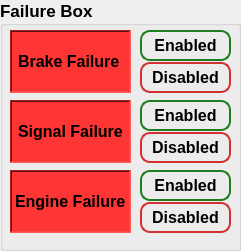
   <widget class="QGroupBox" name="FailureBox">
    <property name="geometry">
     <rect>
      <x>10</x>
      <y>140</y>
      <width>241</width>
      <height>251</height>
     </rect>
    </property>
    <property name="font">
     <font>
      <pointsize>13</pointsize>
      <weight>75</weight>
      <bold>true</bold>
     </font>
    </property>
    <property name="autoFillBackground">
     <bool>true</bool>
    </property>
    <property name="styleSheet">
     <string notr="true"/>
    </property>
    <property name="title">
     <string>Failure Box</string>
    </property>
    <property name="flat">
     <bool>false</bool>
    </property>
    <widget class="QLabel" name="FailBrake">
     <property name="geometry">
      <rect>
       <x>10</x>
       <y>30</y>
       <width>121</width>
       <height>63</height>
      </rect>
     </property>
     <property name="font">
      <font>
       <pointsize>12</pointsize>
       <weight>75</weight>
       <bold>true</bold>
      </font>
     </property>
     <property name="styleSheet">
      <string notr="true">background-color: rgb(254, 53, 53);</string>
     </property>
     <property name="frameShape">
      <enum>QFrame::WinPanel</enum>
     </property>
     <property name="frameShadow">
      <enum>QFrame::Sunken</enum>
     </property>
     <property name="text">
      <string>Brake Failure</string>
     </property>
     <property name="indent">
      <number>6</number>
     </property>
    </widget>
    <widget class="QPushButton" name="Enabled1">
     <property name="geometry">
      <rect>
       <x>140</x>
       <y>30</y>
       <width>91</width>
       <height>31</height>
      </rect>
     </property>
     <property name="font">
      <font>
       <pointsize>-1</pointsize>
       <weight>75</weight>
       <bold>true</bold>
      </font>
     </property>
     <property name="styleSheet">
      <string notr="true">QPushButton {
    background: qlineargradient(spread:pad, x1:0.3, y1:0.3, x2:1, y2:1, 
                                stop:0 #6eff66, stop:1 #1e7d1e); /* Light-to-dark green */
    color: black;
    font-size: 16px;
    font-weight: bold;
    border: 2px solid #1e7d1e;
    border-radius: 10px;
    padding: 6px;
    box-shadow: 5px 5px 10px rgba(0, 0, 0, 0.5); /* Raised effect */
    transition: background 0.3s ease;
}

QPushButton:pressed {
    background: qlineargradient(spread:pad, x1:0.3, y1:0.3, x2:1, y2:1, 
                                stop:0 #00cc00, stop:1 #006600); /* Darker green when pressed */
    border: 2px solid #004d00;
    box-shadow: 2px 2px 5px rgba(0, 0, 0, 0.7); /* Shadow appears inset when pressed */
}
</string>
     </property>
     <property name="text">
      <string>Enabled</string>
     </property>
     <property name="flat">
      <bool>false</bool>
     </property>
    </widget>
    <widget class="QPushButton" name="Disabled1">
     <property name="geometry">
      <rect>
       <x>140</x>
       <y>62</y>
       <width>91</width>
       <height>31</height>
      </rect>
     </property>
     <property name="font">
      <font>
       <pointsize>-1</pointsize>
       <weight>75</weight>
       <bold>true</bold>
       <strikeout>false</strikeout>
      </font>
     </property>
     <property name="styleSheet">
      <string notr="true">QPushButton {
    background: qlineargradient(spread:pad, x1:0.3, y1:0.3, x2:1, y2:1, 
                                stop:0 #ff6a6c, stop:1 #d33032); /* Light-to-dark red */
    color: black;
    font-size: 16px;
    font-weight: bold;
    border: 2px solid #d33032;
    border-radius: 10px;
    padding: 6px;
    box-shadow: 5px 5px 10px rgba(0, 0, 0, 0.5); /* Raised effect */
    transition: background 0.3s ease;
}

QPushButton:pressed {
    background: qlineargradient(spread:pad, x1:0.3, y1:0.3, x2:1, y2:1, 
                                stop:0 #e84547, stop:1 #9c1e1f); /* Darker red when pressed */
    border: 2px solid #7a1c1d;
    box-shadow: 2px 2px 5px rgba(0, 0, 0, 0.7); /* Shadow appears inset when pressed */
}
</string>
     </property>
     <property name="text">
      <string>Disabled</string>
     </property>
     <property name="default">
      <bool>false</bool>
     </property>
     <property name="flat">
      <bool>false</bool>
     </property>
    </widget>
    <widget class="QLabel" name="FailSignal">
     <property name="geometry">
      <rect>
       <x>10</x>
       <y>100</y>
       <width>121</width>
       <height>63</height>
      </rect>
     </property>
     <property name="font">
      <font>
       <pointsize>12</pointsize>
       <weight>75</weight>
       <bold>true</bold>
      </font>
     </property>
     <property name="styleSheet">
      <string notr="true">background-color: rgb(254, 53, 53);</string>
     </property>
     <property name="frameShape">
      <enum>QFrame::WinPanel</enum>
     </property>
     <property name="frameShadow">
      <enum>QFrame::Sunken</enum>
     </property>
     <property name="text">
      <string>Signal Failure</string>
     </property>
     <property name="indent">
      <number>6</number>
     </property>
    </widget>
    <widget class="QLabel" name="FailEngine">
     <property name="geometry">
      <rect>
       <x>10</x>
       <y>170</y>
       <width>121</width>
       <height>63</height>
      </rect>
     </property>
     <property name="font">
      <font>
       <pointsize>12</pointsize>
       <weight>75</weight>
       <bold>true</bold>
      </font>
     </property>
     <property name="styleSheet">
      <string notr="true">background-color: rgb(254, 53, 53);</string>
     </property>
     <property name="frameShape">
      <enum>QFrame::WinPanel</enum>
     </property>
     <property name="frameShadow">
      <enum>QFrame::Sunken</enum>
     </property>
     <property name="text">
      <string>Engine Failure</string>
     </property>
     <property name="indent">
      <number>3</number>
     </property>
    </widget>
    <widget class="QPushButton" name="Enabled2">
     <property name="geometry">
      <rect>
       <x>140</x>
       <y>100</y>
       <width>91</width>
       <height>31</height>
      </rect>
     </property>
     <property name="font">
      <font>
       <pointsize>-1</pointsize>
       <weight>75</weight>
       <bold>true</bold>
       <kerning>true</kerning>
      </font>
     </property>
     <property name="styleSheet">
      <string notr="true">QPushButton {
    background: qlineargradient(spread:pad, x1:0.3, y1:0.3, x2:1, y2:1, 
                                stop:0 #6eff66, stop:1 #1e7d1e); /* Light-to-dark green */
    color: black;
    font-size: 16px;
    font-weight: bold;
    border: 2px solid #1e7d1e;
    border-radius: 10px;
    padding: 6px;
    box-shadow: 5px 5px 10px rgba(0, 0, 0, 0.5); /* Raised effect */
    transition: background 0.3s ease;
}

QPushButton:pressed {
    background: qlineargradient(spread:pad, x1:0.3, y1:0.3, x2:1, y2:1, 
                                stop:0 #00cc00, stop:1 #006600); /* Darker green when pressed */
    border: 2px solid #004d00;
    box-shadow: 2px 2px 5px rgba(0, 0, 0, 0.7); /* Shadow appears inset when pressed */
}
</string>
     </property>
     <property name="text">
      <string>Enabled</string>
     </property>
     <property name="flat">
      <bool>false</bool>
     </property>
    </widget>
    <widget class="QPushButton" name="Disabled2">
     <property name="geometry">
      <rect>
       <x>140</x>
       <y>132</y>
       <width>91</width>
       <height>31</height>
      </rect>
     </property>
     <property name="font">
      <font>
       <pointsize>-1</pointsize>
       <weight>75</weight>
       <bold>true</bold>
       <strikeout>false</strikeout>
      </font>
     </property>
     <property name="styleSheet">
      <string notr="true">QPushButton {
    background: qlineargradient(spread:pad, x1:0.3, y1:0.3, x2:1, y2:1, 
                                stop:0 #ff6a6c, stop:1 #d33032); /* Light-to-dark red */
    color: black;
    font-size: 16px;
    font-weight: bold;
    border: 2px solid #d33032;
    border-radius: 10px;
    padding: 6px;
    box-shadow: 5px 5px 10px rgba(0, 0, 0, 0.5); /* Raised effect */
    transition: background 0.3s ease;
}

QPushButton:pressed {
    background: qlineargradient(spread:pad, x1:0.3, y1:0.3, x2:1, y2:1, 
                                stop:0 #e84547, stop:1 #9c1e1f); /* Darker red when pressed */
    border: 2px solid #7a1c1d;
    box-shadow: 2px 2px 5px rgba(0, 0, 0, 0.7); /* Shadow appears inset when pressed */
}
</string>
     </property>
     <property name="text">
      <string>Disabled</string>
     </property>
     <property name="default">
      <bool>false</bool>
     </property>
     <property name="flat">
      <bool>false</bool>
     </property>
    </widget>
    <widget class="QPushButton" name="Enabled3">
     <property name="geometry">
      <rect>
       <x>140</x>
       <y>170</y>
       <width>91</width>
       <height>31</height>
      </rect>
     </property>
     <property name="font">
      <font>
       <pointsize>-1</pointsize>
       <weight>75</weight>
       <bold>true</bold>
      </font>
     </property>
     <property name="styleSheet">
      <string notr="true">QPushButton {
    background: qlineargradient(spread:pad, x1:0.3, y1:0.3, x2:1, y2:1, 
                                stop:0 #6eff66, stop:1 #1e7d1e); /* Light-to-dark green */
    color: black;
    font-size: 16px;
    font-weight: bold;
    border: 2px solid #1e7d1e;
    border-radius: 10px;
    padding: 6px;
    box-shadow: 5px 5px 10px rgba(0, 0, 0, 0.5); /* Raised effect */
    transition: background 0.3s ease;
}

QPushButton:pressed {
    background: qlineargradient(spread:pad, x1:0.3, y1:0.3, x2:1, y2:1, 
                                stop:0 #00cc00, stop:1 #006600); /* Darker green when pressed */
    border: 2px solid #004d00;
    box-shadow: 2px 2px 5px rgba(0, 0, 0, 0.7); /* Shadow appears inset when pressed */
}
</string>
     </property>
     <property name="text">
      <string>Enabled</string>
     </property>
     <property name="flat">
      <bool>false</bool>
     </property>
    </widget>
    <widget class="QPushButton" name="Disabled3">
     <property name="geometry">
      <rect>
       <x>140</x>
       <y>202</y>
       <width>91</width>
       <height>31</height>
      </rect>
     </property>
     <property name="font">
      <font>
       <pointsize>-1</pointsize>
       <weight>75</weight>
       <bold>true</bold>
       <strikeout>false</strikeout>
      </font>
     </property>
     <property name="styleSheet">
      <string notr="true">QPushButton {
    background: qlineargradient(spread:pad, x1:0.3, y1:0.3, x2:1, y2:1, 
                                stop:0 #ff6a6c, stop:1 #d33032); /* Light-to-dark red */
    color: black;
    font-size: 16px;
    font-weight: bold;
    border: 2px solid #d33032;
    border-radius: 10px;
    padding: 6px;
    box-shadow: 5px 5px 10px rgba(0, 0, 0, 0.5); /* Raised effect */
    transition: background 0.3s ease;
}

QPushButton:pressed {
    background: qlineargradient(spread:pad, x1:0.3, y1:0.3, x2:1, y2:1, 
                                stop:0 #e84547, stop:1 #9c1e1f); /* Darker red when pressed */
    border: 2px solid #7a1c1d;
    box-shadow: 2px 2px 5px rgba(0, 0, 0, 0.7); /* Shadow appears inset when pressed */
}
</string>
     </property>
     <property name="text">
      <string>Disabled</string>
     </property>
     <property name="default">
      <bool>false</bool>
     </property>
     <property name="flat">
      <bool>false</bool>
     </property>
    </widget>
   </widget>
